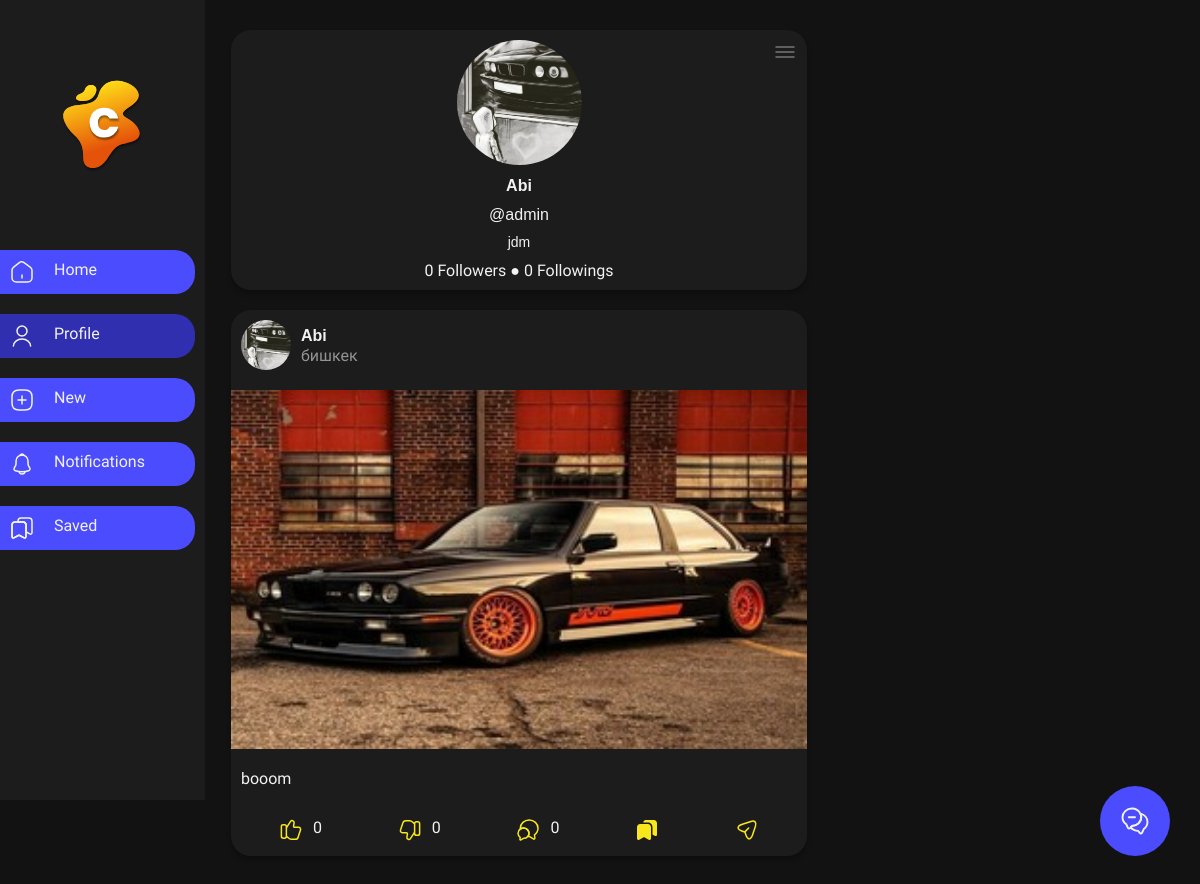
Page /users/admin/ (signed in) on the earlier database version.
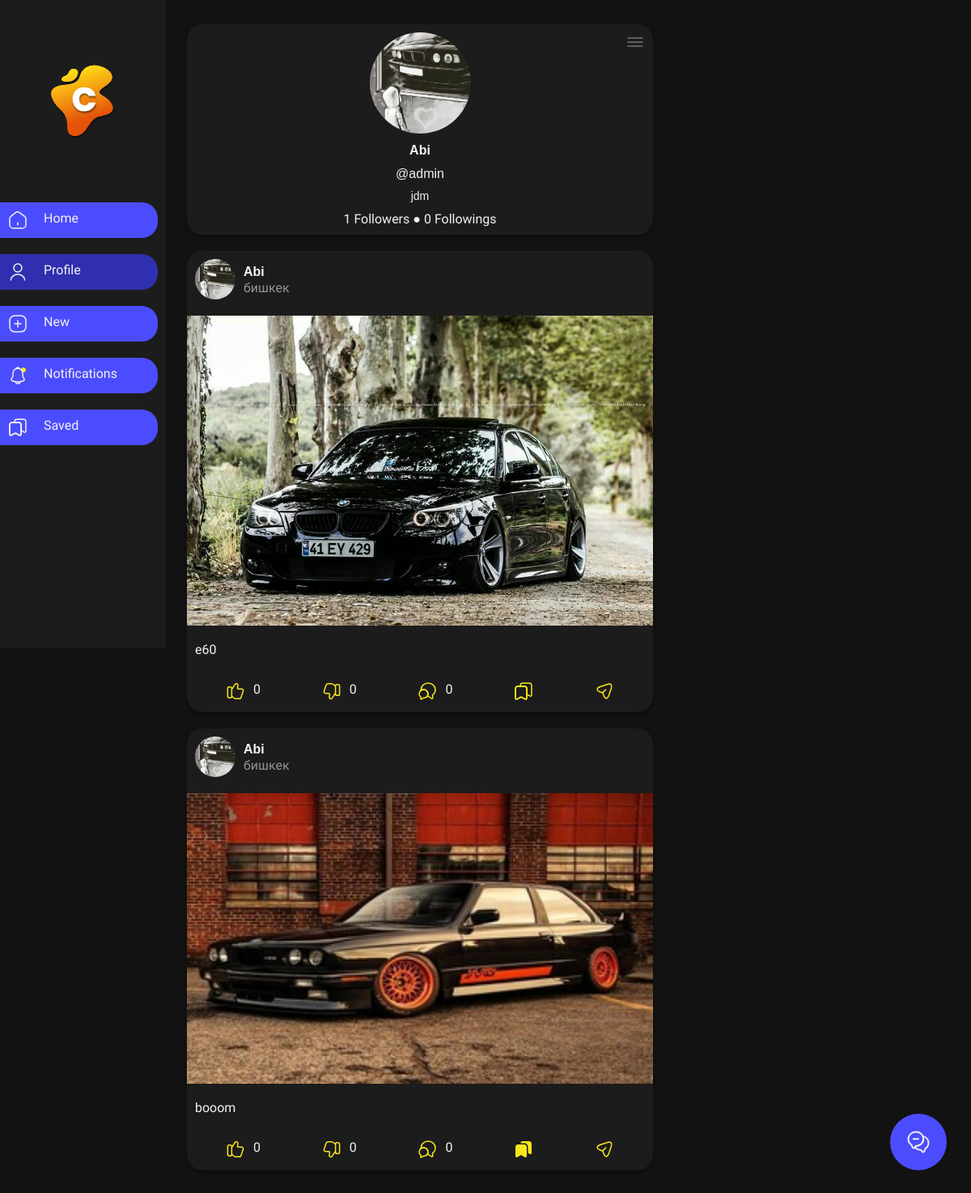
Same page on the later database version.
### Users/models.py (models this page shows, shortened)
class User(AbstractUser):
    full_name = models.CharField(max_length=255)
    phone_number = models.CharField(max_length=255, blank=True)
    profile_picture = models.ImageField(
        upload_to=generate_filename,
        default='/profile_pictures/avatar-alt.svg'
    )
    bio = models.TextField(blank=True)
    date_joined = models.DateTimeField(auto_now_add=True)
    last_login = models.DateTimeField(auto_now=True)
    email_verified = models.BooleanField(default=False)
    followers_count = models.IntegerField(default=0)
    followings_count = models.IntegerField(default=0)
    is_banned = models.BooleanField(default=False)
    objects = UsersUserManager()
    admin_objects = models.Manager()
    @classmethod
    def not_blocked_users(cls, logined_user: 'User'):
        return cls.objects.exclude(blocked_users__user=logined_user)
    def get_all_followings(self):
        list_of_followings = [following.followee for following in self.followings.all().order_by('-followed_at')]
        return list_of_followings
    def get_suggestions(self):
        users_not_followed = User.not_blocked_users(self).filter(
            followers__follower__followers__follower=self
        ).exclude(
            Q(username=self.username) |
            Q(followers__follower=self) |
            Q(follow_requests__follower=self)
        ).distinct().order_by('-followers_count')[:10]
        return users_not_followed
    def get_new_messages(self) -> QuerySet:
        return self.receiver_messages.filter(viewed=False)
    def get_new_notifications(self) -> QuerySet:
        return self.notifications.filter(viewed=False)
    def get_context(
            self,
            logined_user: 'User' = None,
            full_data: bool = False,
            posts: bool = False,
            admin_data: bool = False,
            extra_data: dict = None
    ):
        if not logined_user:
            logined_user = self
        if admin_data:
            from Posts.models import Post
            posts = [post.get_context(user=logined_user, admin_data=admin_data) for post in
                     Post.admin_objects.filter(user=self).order_by('-created_at')]
        elif posts:
            posts = [post.get_context(user=logined_user, admin_data=admin_data) for post in self.posts.all().order_by('-created_at')]
        else:
            posts = []
        data = {
            'username': self.username,
            'fullname': self.full_name,
            'profile_picture': self.profile_picture.url,
            'bio': self.bio,
            'posts': posts,
            'number_of_followers': self.followers_count,
            'number_of_followings': self.followings_count,
            'is_following': Follow.objects.filter(follower=logined_user, followee=self).exists(),
            'self': logined_user.id == self.id,
            'is_banned': self.is_banned,
            'blocked': self.blockers.filter(blocked_by=logined_user).exists(),
            'private': self.settings.private_account
        }
        if admin_data or full_data:
            data['date_joined'] = self.date_joined
            data['last_login'] = self.last_login
            data['phone'] = self.phone_number
            data['email'] = self.email
            data['banned'] = self.is_banned
        if extra_data:
            data.update(extra_data)
        return data

### Posts/models.py (models this page shows, shortened)
class Post(models.Model):
    user = models.ForeignKey(User, on_delete=models.CASCADE, related_name='posts')
    image = models.ImageField(upload_to=generate_filename)
    caption = models.CharField(max_length=255, blank=True)
    location = models.CharField(max_length=255, blank=True)
    created_at = models.DateTimeField(auto_now_add=True)
    likes_count = models.IntegerField(default=0)
    dislikes_count = models.IntegerField(default=0)
    comments_count = models.IntegerField(default=0)
    objects = PostsUserManager()
    admin_objects = models.Manager()
    def get_context(self, user: 'User', comments: bool = False, admin_data: bool = False) -> Dict[str, str]:
        if admin_data:
            from Comments.models import Comment
            comments = [
                comment.get_context()
                for comment in Comment.admin_objects.filter(post=self).order_by('-created_at')
            ]
        if comments:
            comments = [
                comment.get_context(logined_user=user)
                for comment in self.comments.all().order_by('-created_at')
            ]
        else:
            comments = []
        return {
            'id': self.id,
            'user': self.user.get_context(
                logined_user=user if not admin_data else None,
                full_data=True
            ),
            'image': self.image.url,
            'caption': self.caption,
            'location': self.location,
            'likes': self.likes_count,
            'dislikes': self.dislikes_count,
            'liked': self.reactions.filter(user=user, reaction='like').exists(),
            'disliked': self.reactions.filter(user=user, reaction='dislike').exists(),
            'comments_count': self.comments_count,
            'comments': comments,
            'saved': self.saved_by.filter(user=user).exists(),
            'url': reverse(
                'post-detail',
                kwargs={
                    'post_id': self.id
                }
            ),
            'tags': [
                tag.name.replace('#', '')
                for tag in self.tags.all()
            ],
        }

### Users/views.py (the view)
# urls.py: path('', home_view, name='user-home'),
@login_required(login_url='user-login')
def home_view(request: HttpRequest, username: str):
    logined_user = User.objects.get(pk=request.user.pk)
    user = get_object_or_404(User.not_blocked_users(logined_user), username=username)
    if user.blocked_users.filter(user=logined_user).exists():
        raise Http404(
            "No %s matches the given query."
        )
    followings = [
        user.get_context(logined_user)
        for user in logined_user.get_all_followings()
    ]
    extra_followings = len(followings[10:])
    followings = followings[:10]
    suggestions = [
        user.get_context(logined_user)
        for user in logined_user.get_suggestions()
    ]
    context = {
        'user': user.get_context(
            logined_user=logined_user,
            posts=True,
        ),
        'suggestions': suggestions,
        'followings': followings,
        'extra_followings': extra_followings,
        'logged_user': request.user.get_context(),
        'self_profile_tab': request.user == user,
        'new_messages': logined_user.get_new_messages().exists(),
        'new_notifications': request.user.get_new_notifications().count()
    }
    if (
            user.settings.private_account and
            not user.followers.filter(follower=logined_user).exists()
    ) and logined_user != user:
        context['requested'] = FollowRequest.objects.filter(
            follower=logined_user,
            followee=user,
        ).exists()
        return render(
            request=request,
            template_name='private-account.html',
            context=context
        )
    else:
        return render(
            request=request,
            template_name='profile-page.html',
            context=context,
        )

### Users/templates/profile-page.html (shortened to what this page needs)
{% extends 'right-bar-base.html' %}
{% load static %}
{% block center-portion %}
    <div class="posts-area gap-20 dis-col">
        <section class="position-rel dis-col algn-cent padding-10 gap-10 secondary-background card text-color">
            <div class="less-action-button-corner menu-toggle" for="#menu">
            </div>
            <div class="large-avatar">
                <img class="avatar" src="{{ user.profile_picture }}" alt="profile-picture of @{{ user.username }}">
            </div>
            <div class="dis-col algn-cent gap-10">
                <span class="fullname">{{ user.fullname }}</span>
                <span class="username">@{{ user.username }}</span>
                {% if user.bio %}
                    <span class="bio">{{ user.bio|linebreaksbr }}</span>
                {% endif %}
            </div>
            <div class="profile-relation-info">
                <span id="followers-count-{{ user.username }}">{{ user.number_of_followers }} Followers</span>
                <i>●</i>
                <span id="followings-count-{{ user.username }}">{{ user.number_of_followings }} Followings</span>
            </div>
        </section>
        <div class="gap-20 dis-col">
            {% for post in user.posts %}
                {% include 'post.html' %}
            {% empty %}
                <div class="blank-page">No Posts to show</div>
            {% endfor %}
        </div>
    </div>
    {% include 'chat-button.html' %}
{% endblock %}

### Posts/templates/post.html (shortened to what this page needs)
<div class="dis-col secondary-background card gap-10" id="post-{{ post.id }}">
    <div class="padding-10 dis-row gap-10">
        {% include 'user-small-data.html' with user=post.user location=post.location %}
    </div>
    <div class="dis-col gap-10 post-content" data-post-id="{{ post.id }}">
        <img class="post-image" src="{{ post.image }}" alt="Post of @{{ post.user.username }}">
        {% if post.caption and post.caption|length > 0 %}
        <div class="post-caption dis-row padding-10 text-color">{{ post.caption }}</div>
        {% endif %}
    </div>
    {% include 'post-actions.html' %}
</div>

### Users/templates/user-small-data.html
<a href="{% url 'profile-pages' username=user.username %}">
    <div class="dis-row gap-10">
        <div class="small-avatar">
            <img class="avatar" src="{{ user.profile_picture }}" alt="Avatar">
        </div>
        <div class="dis-col just-cent">
            <div class="fullname text-color">{{ user.fullname }}</div>
            {% if location %}
            <div class="location">{{ location }}</div>
            {% else %}
            <div class="username text-color">@{{ user.username }}</div>
            {% endif %}
        </div>
    </div>
</a>

Differences in the rows shown:
added Post: posts "бишкек", caption "e60"
Other differences:
{{ user.number_of_followers }}: "0" → "1"
new list line: "Abi"
new list line: "0 0 0"
